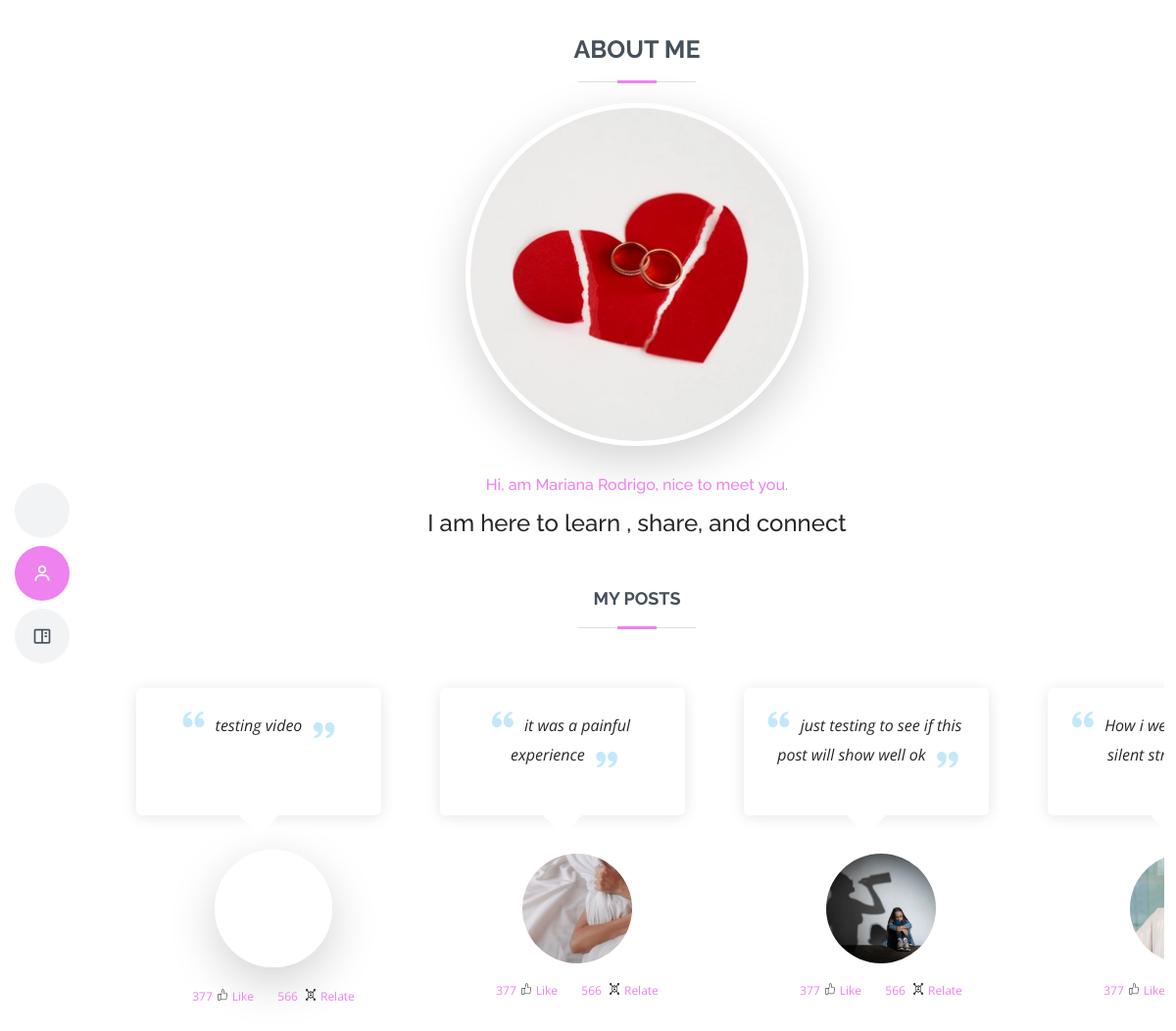
/user_detail/elsa@gmail.com (signed in), run on an earlier commit of the app's database.
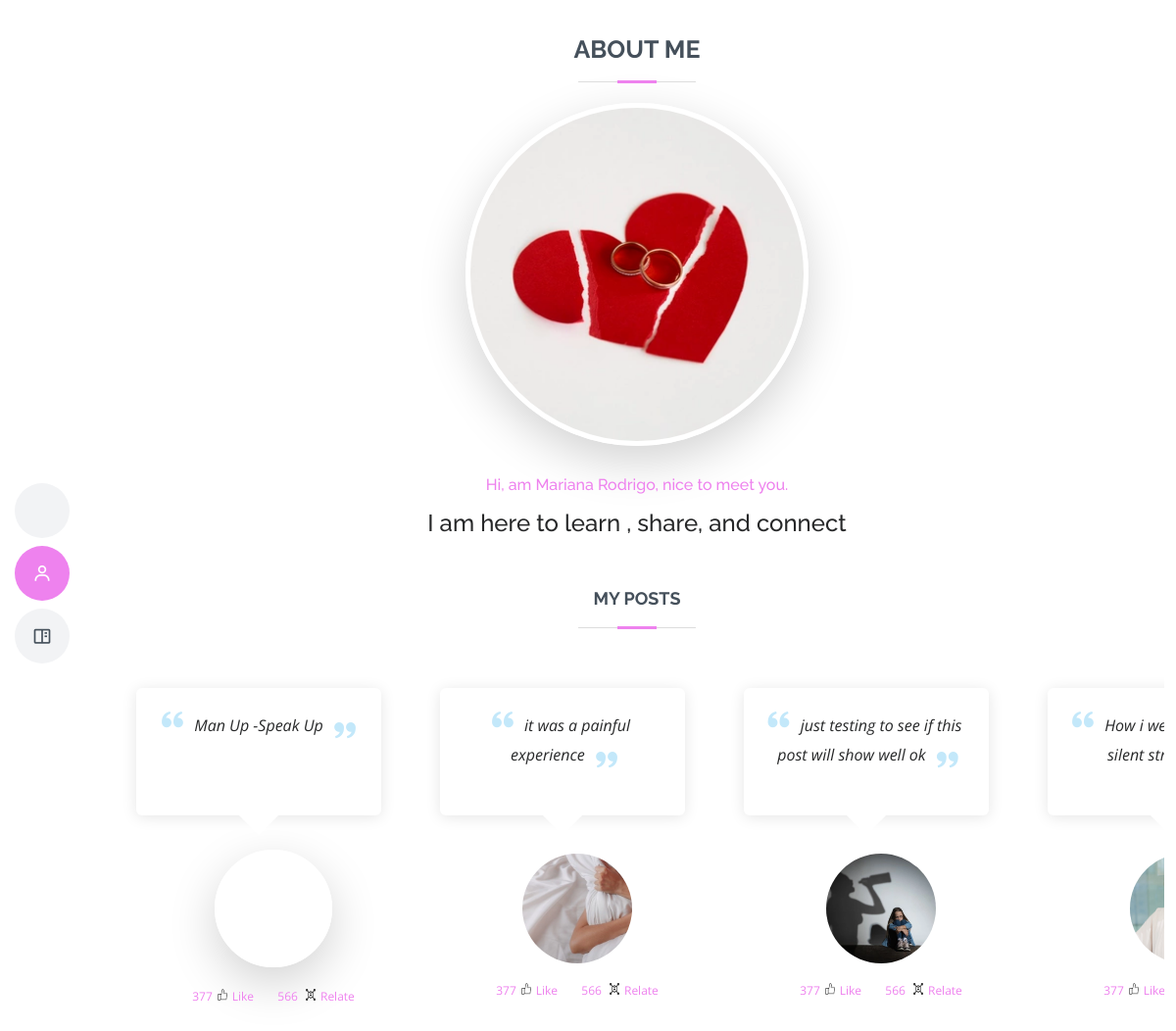
And on a later commit of the database.
### fc/models.py (models this page shows)
class Posts(db.Model, UserMixin):
    id = db.Column(db.Integer, primary_key=True)
    poster_username = db.Column(db.String(255), nullable=False)
    poster_email = db.Column(db.String(255), nullable=False)
    poster_img = db.Column(db.String(255), nullable=False)
    post_id = db.Column(db.String(255), nullable=True)
    post_title = db.Column(db.String(255), nullable=True)
    post_desc = db.Column(db.String(255), nullable=True)
    post_img = db.Column(db.String(255), nullable=True)
    post_like = db.Column(db.String(255), nullable=True)
    post_relate = db.Column(db.String(255), nullable=True)
    post_message = db.Column(db.String(255), nullable=True)
    post_trend = db.Column(db.String(255), nullable=True)
    posted_date = db.Column(db.DateTime(), default=datetime.utcnow)
    post_status = db.Column(db.String(255), nullable=True, default= 0)
    completed_at = db.Column(db.DateTime(), default=datetime.utcnow)
    status = db.Column(db.String(255), nullable=True, default= 0)
    active = db.Column(db.Boolean())
    confirmed_at = db.Column(db.DateTime())

### fc/routes.py (the view)
@app.route('/user_detail/<email>')
@login_required
def user_detail(email):
  users= User.query.filter_by(email = email).first()
  if users.gender != None:
    worker= Worker.query.filter_by(email= users.email).first()
    preposts = Posts.query.filter_by(poster_email= users.email).order_by(Posts.posted_date.desc())
    specials = Specialization.query.filter_by(email= worker.email).order_by(Specialization.completed_at.desc())
    workers= Worker.query.filter_by(email = worker.email)
    image = url_for('static', filename='user_uploads/' + str(worker.fc_image))
    return render_template('/fc_pro.html',  workers = workers, preposts=preposts, specials = specials, image = image)
  else:
    preposts = Posts.query.filter_by(poster_email= users.email).order_by(Posts.posted_date.desc())
    image = url_for('static', filename='user_uploads/' + str(users.fc_image))
    users= User.query.filter_by(email = users.email)
    return render_template('/user_pro.html', preposts=preposts, users = users, image = image)

### fc/__init__.py (called while the page is built)
@login_manager.user_loader
def load_user(user_id):
	return User.query.get(int(user_id))

### fc/momentjs.py (called while the page is built)
    def render(self, format):
        return Markup(
            "<script>\ndocument.write(moment(\"%s\").%s);\n</script>" %
            (self.timestamp.strftime("%Y-%m-%dT%H:%M:%S Z"), format))

    def fromNow(self):
        return self.render("fromNow()")

### fc/templates/user_pro.html (shortened to what the changed rows need)
<!DOCTYPE html>
<html lang="en">
<head>
  <link href="/static/profile_style/assets/vendor/aos/aos.css" rel="stylesheet">
  <link href="/static/profile_style/assets/vendor/bootstrap/css/bootstrap.min.css" rel="stylesheet">
  <link href="/static/profile_style/assets/vendor/bootstrap-icons/bootstrap-icons.css" rel="stylesheet">
  <link href="/static/profile_style/assets/vendor/boxicons/css/boxicons.min.css" rel="stylesheet">
  <link href="/static/profile_style/assets/vendor/glightbox/css/glightbox.min.css" rel="stylesheet">
  <link href="/static/profile_style/assets/vendor/swiper/swiper-bundle.min.css" rel="stylesheet">
  <link href="/static/profile_style/assets/css/style.css" rel="stylesheet">
</head>
<body>
  <main id="main">
    <section id="resume" class="resume">
      <div class="container" data-aos="fade-up">
        <div class="section-title">
          <h2 style="font-size: 25px; margin-top: -25px">About Me</h2>
        </div>
           <section id="testimonials" class="testimonials section-bg">
      <div class="container">
        <div class="section-title">
          <h2 style="font-size: 18px; margin-top: -25px">My posts</h2>
        </div>
        <div class="" data-aos="fade-up" data-aos-delay="100" style="width:350px; padding-right:40px; ">
          <div class="swiper-wrapper" id="md-slide-cover">
                {% for prepost in preposts %}
            <div class="swiper-slide" style="margin-bottom: 10px;margin-top: 10px">
              <div class="testimonial-item" data-aos="fade-up">
                <p style="min-width:250px; min-height:130px">
                  <i class="bx bxs-quote-alt-left quote-icon-left"></i>
                  {{prepost.post_title}}
                  <i class="bx bxs-quote-alt-right quote-icon-right"></i>
                </p>
                <a href="{{url_for('post_detail', post_id = prepost.id)}}">
                 {% if 'mp4' in prepost.post_img %}
                         <center>
                        <video  class="testimonial-img border-2 shadow-lg" style="width:120px; height:120px; border-radius:100px;object-fit: cover">
                            <source src={{url_for('static', filename='user_uploads/' + prepost.post_img)}} type="video/mp4" style="width:120px; height:120px; border-radius:100px;object-fit: cover">
                          </video>
                          </center>
                          {% else %}
  <img src="{{url_for('static', filename='user_uploads/' + prepost.post_img)}}" class="testimonial-img" alt="" style="width:120px; height:120px; border-radius:100px;object-fit: cover">
                         {% endif %}
                </a>
                <h4 style="padding: 5px 5px">{{ momentjs(prepost.posted_date).fromNow() }}</h4>
               <div>
                <a href="" style="padding: 5px 10px; font-size: 12px; text-decoration: none;">377<img src="" alt=""><img src="/static/field_style/assets/img/like.png" alt="" style="width:20px;height:20px;padding: 4px 5px; margin-top:-5px; font-size: 9px">Like</a>
                <a href="" style="padding: 5px 10px; font-size: 12px; text-decoration: none;">566 <img src="" alt=""><img src="/static/field_style/assets/img/relations.png" alt="" style="width:20px;height:20px;padding: 4px 5px; margin-top:-5px; font-size: 9px">Relate</a>
              </div>
              </div>
            </div>
                    {% endfor %}
          </div>
        </div>
      </div>
    </section>
</body>
</body>
</html>

What changed in the data, as far as the page shows it:
changed Posts: post_title "testing video" → "Man Up -Speak Up"
